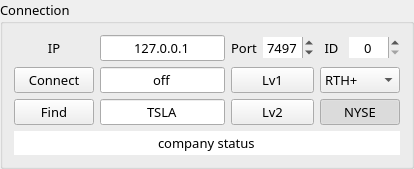
       <widget class="QGroupBox" name="ibapi_groupBox">
        <property name="sizePolicy">
         <sizepolicy hsizetype="Minimum" vsizetype="Minimum">
          <horstretch>0</horstretch>
          <verstretch>0</verstretch>
         </sizepolicy>
        </property>
        <property name="font">
         <font>
          <family>Century Gothic</family>
          <pointsize>10</pointsize>
         </font>
        </property>
        <property name="title">
         <string>Connection</string>
        </property>
        <layout class="QGridLayout" name="gridLayout_4">
         <item row="0" column="0">
          <widget class="QLabel" name="ibapi_IP_label">
           <property name="font">
            <font>
             <family>Century Gothic</family>
             <pointsize>10</pointsize>
            </font>
           </property>
           <property name="layoutDirection">
            <enum>Qt::LeftToRight</enum>
           </property>
           <property name="text">
            <string>IP</string>
           </property>
           <property name="alignment">
            <set>Qt::AlignCenter</set>
           </property>
          </widget>
         </item>
         <item row="0" column="1">
          <widget class="QLineEdit" name="ibapi_IP_lineEdit">
           <property name="font">
            <font>
             <family>Century Gothic</family>
             <pointsize>10</pointsize>
            </font>
           </property>
           <property name="text">
            <string>127.0.0.1</string>
           </property>
           <property name="maxLength">
            <number>10</number>
           </property>
           <property name="alignment">
            <set>Qt::AlignCenter</set>
           </property>
           <property name="readOnly">
            <bool>true</bool>
           </property>
          </widget>
         </item>
         <item row="0" column="2">
          <widget class="QLabel" name="ibapi_Port_label">
           <property name="font">
            <font>
             <family>Century Gothic</family>
             <pointsize>10</pointsize>
            </font>
           </property>
           <property name="text">
            <string>Port</string>
           </property>
           <property name="alignment">
            <set>Qt::AlignCenter</set>
           </property>
          </widget>
         </item>
         <item row="0" column="3">
          <widget class="QSpinBox" name="ibapi_Port_spinBox">
           <property name="font">
            <font>
             <family>Century Gothic</family>
             <pointsize>10</pointsize>
            </font>
           </property>
           <property name="frame">
            <bool>false</bool>
           </property>
           <property name="alignment">
            <set>Qt::AlignCenter</set>
           </property>
           <property name="minimum">
            <number>0</number>
           </property>
           <property name="maximum">
            <number>9999</number>
           </property>
           <property name="value">
            <number>7497</number>
           </property>
          </widget>
         </item>
         <item row="0" column="4">
          <widget class="QLabel" name="ibapi_ID_label">
           <property name="font">
            <font>
             <family>Century Gothic</family>
             <pointsize>10</pointsize>
            </font>
           </property>
           <property name="text">
            <string>ID</string>
           </property>
           <property name="alignment">
            <set>Qt::AlignCenter</set>
           </property>
          </widget>
         </item>
         <item row="0" column="5">
          <widget class="QSpinBox" name="ibapi_ID_spinBox">
           <property name="font">
            <font>
             <family>Century Gothic</family>
             <pointsize>10</pointsize>
            </font>
           </property>
           <property name="frame">
            <bool>false</bool>
           </property>
           <property name="alignment">
            <set>Qt::AlignCenter</set>
           </property>
           <property name="minimum">
            <number>0</number>
           </property>
           <property name="maximum">
            <number>1000</number>
           </property>
           <property name="value">
            <number>0</number>
           </property>
          </widget>
         </item>
         <item row="1" column="0">
          <widget class="QPushButton" name="ibap_Connect_Button">
           <property name="sizePolicy">
            <sizepolicy hsizetype="Minimum" vsizetype="Fixed">
             <horstretch>0</horstretch>
             <verstretch>0</verstretch>
            </sizepolicy>
           </property>
           <property name="font">
            <font>
             <family>Century Gothic</family>
             <pointsize>10</pointsize>
            </font>
           </property>
           <property name="text">
            <string>Connect</string>
           </property>
           <property name="checkable">
            <bool>true</bool>
           </property>
          </widget>
         </item>
         <item row="1" column="1">
          <widget class="QLineEdit" name="ibapi_Status_lineEdit">
           <property name="font">
            <font>
             <family>Century Gothic</family>
             <pointsize>10</pointsize>
            </font>
           </property>
           <property name="text">
            <string>off</string>
           </property>
           <property name="maxLength">
            <number>10</number>
           </property>
           <property name="alignment">
            <set>Qt::AlignCenter</set>
           </property>
           <property name="readOnly">
            <bool>true</bool>
           </property>
          </widget>
         </item>
         <item row="1" column="2" colspan="2">
          <widget class="QPushButton" name="ibapi_triggerL1Data_Button">
           <property name="sizePolicy">
            <sizepolicy hsizetype="Minimum" vsizetype="Fixed">
             <horstretch>0</horstretch>
             <verstretch>0</verstretch>
            </sizepolicy>
           </property>
           <property name="font">
            <font>
             <family>Century Gothic</family>
             <pointsize>10</pointsize>
            </font>
           </property>
           <property name="text">
            <string>Lv1</string>
           </property>
           <property name="checkable">
            <bool>true</bool>
           </property>
           <property name="checked">
            <bool>false</bool>
           </property>
          </widget>
         </item>
         <item row="1" column="4" colspan="2">
          <widget class="QComboBox" name="rthMode_Data_comboBox">
           <property name="font">
            <font>
             <family>Century Gothic</family>
             <pointsize>10</pointsize>
            </font>
           </property>
           <property name="toolTip">
            <string>refresh rate</string>
           </property>
           <item>
            <property name="text">
             <string>RTH+</string>
            </property>
           </item>
           <item>
            <property name="text">
             <string>RTH</string>
            </property>
           </item>
          </widget>
         </item>
         <item row="2" column="0">
          <widget class="QPushButton" name="find_Ticker_Button">
           <property name="sizePolicy">
            <sizepolicy hsizetype="Minimum" vsizetype="Fixed">
             <horstretch>0</horstretch>
             <verstretch>0</verstretch>
            </sizepolicy>
           </property>
           <property name="font">
            <font>
             <family>Century Gothic</family>
             <pointsize>10</pointsize>
            </font>
           </property>
           <property name="text">
            <string>Find</string>
           </property>
          </widget>
         </item>
         <item row="2" column="1">
          <widget class="QLineEdit" name="ticker_Symbol_lineEdit">
           <property name="font">
            <font>
             <family>Century Gothic</family>
             <pointsize>10</pointsize>
            </font>
           </property>
           <property name="text">
            <string>TSLA</string>
           </property>
           <property name="maxLength">
            <number>10</number>
           </property>
           <property name="alignment">
            <set>Qt::AlignCenter</set>
           </property>
           <property name="readOnly">
            <bool>false</bool>
           </property>
          </widget>
         </item>
         <item row="2" column="2" colspan="2">
          <widget class="QPushButton" name="ibapi_triggerL2Data_Button">
           <property name="sizePolicy">
            <sizepolicy hsizetype="Minimum" vsizetype="Fixed">
             <horstretch>0</horstretch>
             <verstretch>0</verstretch>
            </sizepolicy>
           </property>
           <property name="font">
            <font>
             <family>Century Gothic</family>
             <pointsize>10</pointsize>
            </font>
           </property>
           <property name="text">
            <string>Lv2</string>
           </property>
           <property name="checkable">
            <bool>true</bool>
           </property>
           <property name="checked">
            <bool>false</bool>
           </property>
          </widget>
         </item>
         <item row="2" column="4" colspan="2">
          <widget class="QPushButton" name="streamLevel2NYSE_Button">
           <property name="sizePolicy">
            <sizepolicy hsizetype="Minimum" vsizetype="Fixed">
             <horstretch>0</horstretch>
             <verstretch>0</verstretch>
            </sizepolicy>
           </property>
           <property name="font">
            <font>
             <family>Century Gothic</family>
             <pointsize>10</pointsize>
            </font>
           </property>
           <property name="text">
            <string>NYSE</string>
           </property>
           <property name="checkable">
            <bool>true</bool>
           </property>
           <property name="checked">
            <bool>true</bool>
           </property>
          </widget>
         </item>
         <item row="3" column="0" colspan="6">
          <widget class="QLineEdit" name="ticker_Status_lineEdit">
           <property name="font">
            <font>
             <family>Century Gothic</family>
             <pointsize>10</pointsize>
            </font>
           </property>
           <property name="text">
            <string>company status</string>
           </property>
           <property name="maxLength">
            <number>100</number>
           </property>
           <property name="frame">
            <bool>false</bool>
           </property>
           <property name="alignment">
            <set>Qt::AlignCenter</set>
           </property>
           <property name="readOnly">
            <bool>true</bool>
           </property>
          </widget>
         </item>
        </layout>
       </widget>
